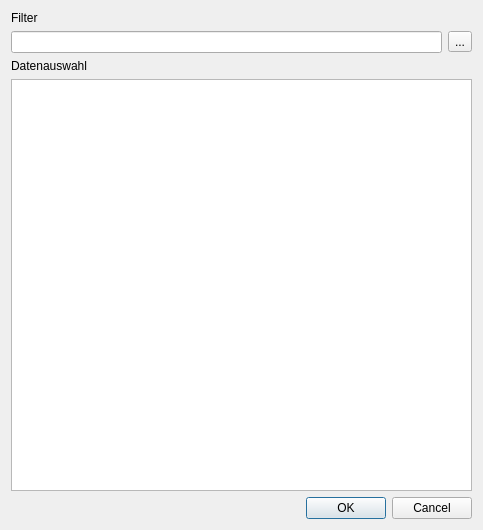
<?xml version="1.0" encoding="UTF-8"?>
<ui version="4.0">
 <class>ExtendedSelectionDialog</class>
 <widget class="QDialog" name="ExtendedSelectionDialog">
  <property name="geometry">
   <rect>
    <x>0</x>
    <y>0</y>
    <width>483</width>
    <height>530</height>
   </rect>
  </property>
  <property name="windowTitle">
   <string>Erweiterte Auswahl</string>
  </property>
  <layout class="QGridLayout" name="gridLayout">
   <item row="0" column="0">
    <widget class="QLabel" name="label">
     <property name="text">
      <string>Filter</string>
     </property>
    </widget>
   </item>
   <item row="1" column="0">
    <layout class="QHBoxLayout" name="horizontalLayout">
     <item>
      <widget class="QLineEdit" name="leFilter">
       <property name="sizePolicy">
        <sizepolicy hsizetype="Expanding" vsizetype="Preferred">
         <horstretch>0</horstretch>
         <verstretch>0</verstretch>
        </sizepolicy>
       </property>
      </widget>
     </item>
     <item>
      <widget class="QToolButton" name="tbFilter">
       <property name="text">
        <string>...</string>
       </property>
       <property name="icon">
        <iconset resource="../icons.qrc">
         <normaloff>:/icons/icons/view-filter.svg</normaloff>:/icons/icons/view-filter.svg</iconset>
       </property>
       <property name="iconSize">
        <size>
         <width>22</width>
         <height>22</height>
        </size>
       </property>
      </widget>
     </item>
    </layout>
   </item>
   <item row="2" column="0">
    <widget class="QLabel" name="label_2">
     <property name="text">
      <string>Datenauswahl</string>
     </property>
    </widget>
   </item>
   <item row="3" column="0">
    <widget class="QTableView" name="tvSelection"/>
   </item>
   <item row="4" column="0">
    <widget class="QDialogButtonBox" name="buttonBox">
     <property name="orientation">
      <enum>Qt::Horizontal</enum>
     </property>
     <property name="standardButtons">
      <set>QDialogButtonBox::Cancel|QDialogButtonBox::Ok</set>
     </property>
    </widget>
   </item>
  </layout>
 </widget>
 <resources>
  <include location="../icons.qrc"/>
 </resources>
 <connections>
  <connection>
   <sender>buttonBox</sender>
   <signal>accepted()</signal>
   <receiver>ExtendedSelectionDialog</receiver>
   <slot>accept()</slot>
   <hints>
    <hint type="sourcelabel">
     <x>248</x>
     <y>254</y>
    </hint>
    <hint type="destinationlabel">
     <x>157</x>
     <y>274</y>
    </hint>
   </hints>
  </connection>
  <connection>
   <sender>buttonBox</sender>
   <signal>rejected()</signal>
   <receiver>ExtendedSelectionDialog</receiver>
   <slot>reject()</slot>
   <hints>
    <hint type="sourcelabel">
     <x>316</x>
     <y>260</y>
    </hint>
    <hint type="destinationlabel">
     <x>286</x>
     <y>274</y>
    </hint>
   </hints>
  </connection>
 </connections>
</ui>
